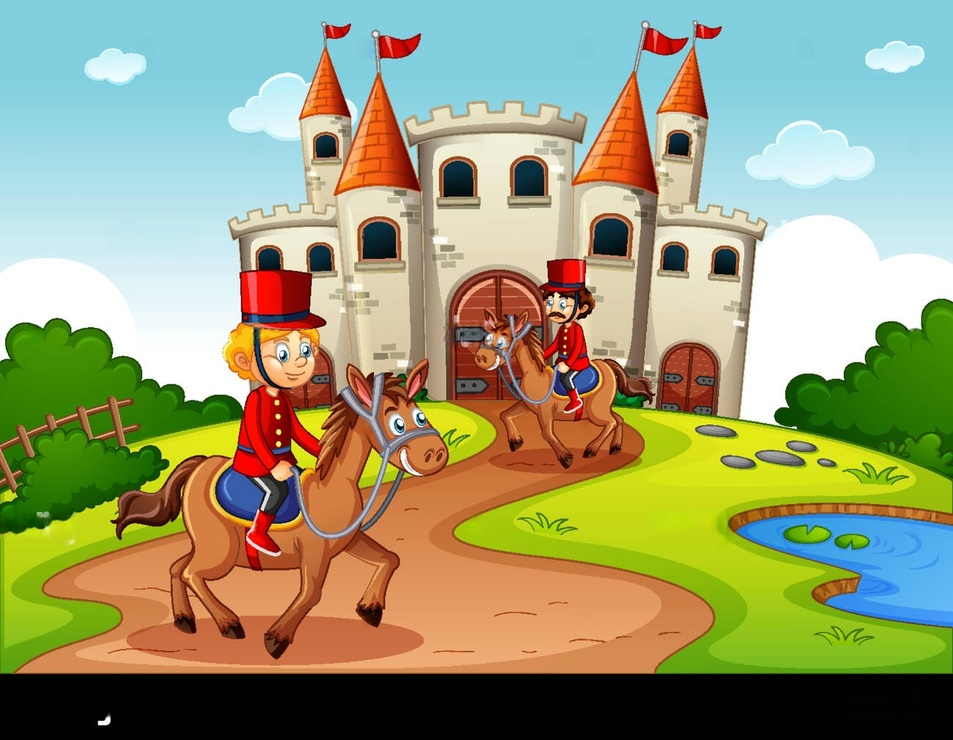
#> input picture test-images-mnz/castle_and_guards.jpeg, 953 x 740 px, shrunk from 1300 x 1009 before the run
$ jupyter execute --allow-errors color_quantization.ipynb
#> lines starting #> are read from the running program, lines starting #| are printed output that depends on the picture; after the words box and inside, x2 and y2 are one past the last pixel; in counts of white or black regions, pixels touching at a corner belong together
# Color Quantization

## Median Cut

[cell 1]
from PIL import Image

def quantize_pil(input_path, n_colors=16, dither=False):
#> called with n_colors = 14, dither = False
    output_path = f'../notebooks/quantized-{n_colors}.jpeg'
    print(output_path)
    img = Image.open(input_path).convert('RGB')
#> img is the input picture: PIL image 953x740 RGB; mean R, G, B 151.5, 154.6, 116.1
    quant = img.quantize(
        colors=n_colors,
        method=Image.MEDIANCUT,
        dither=Image.FLOYDSTEINBERG if dither else Image.NONE
    )
    quant.show()
    quant.convert('RGB').save(output_path)
    return quant

input_path = "../test-images-mnz/castle_and_guards.jpeg"


img = quantize_pil(input_path, n_colors=14, dither=False)

## Facet Reduction

[cell 2]
import cv2


d = 5
sigmacolor = 50
sigmaspace = 50
# load

img = cv2.imread('quantized_images/quantized-16.jpeg')
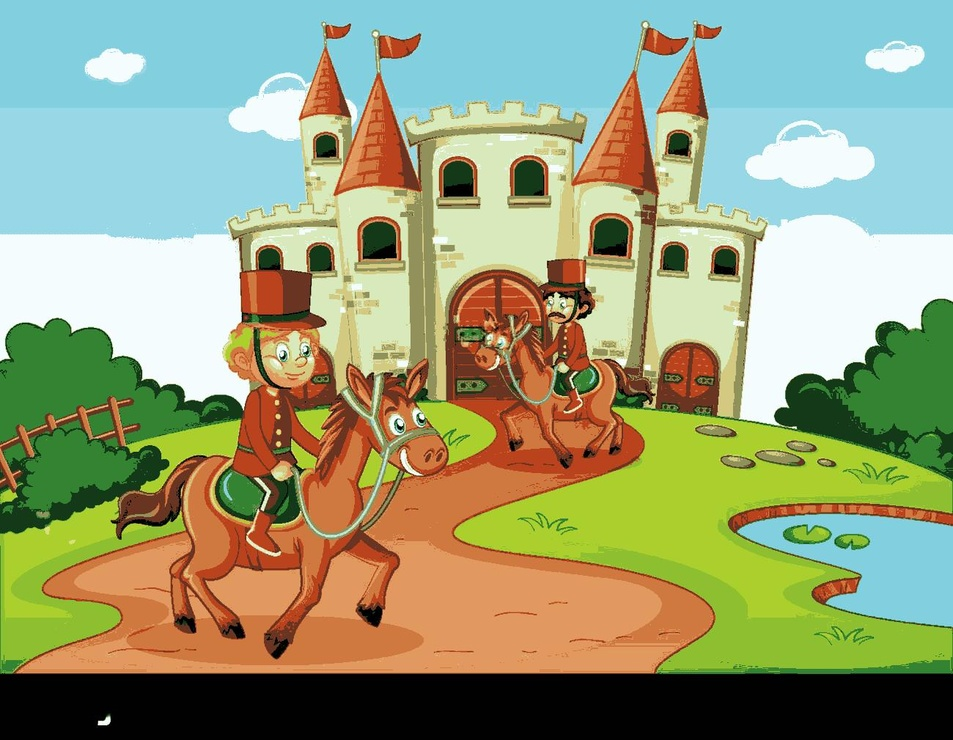
#> input picture notebooks/quantized_images/quantized-16.jpeg, 953 x 740 px, shrunk from 1300 x 1009 before the run
#> img is the input picture: shape (740, 953, 3); mean B, G, R 120.3, 157.3, 149.1

# apply bilateral filter
#   d=9       : diameter of each pixel’s neighbourhood
#   sigmaColor=75, sigmaSpace=75 : how strongly to smooth colours and space
smoothed = cv2.bilateralFilter(img, d=d, sigmaColor=sigmacolor, sigmaSpace=sigmaspace)

# save
cv2.imwrite(f'smoothed_16_d-{d}_color-{sigmacolor}_space-{sigmaspace}.png', smoothed)
#> Out = True

# Contour detection

[cell 3]
import cv2
import matplotlib.pyplot as plt

# Read the image that the user referenced
img_path = "quantized_images/smoothed.png"
img = cv2.imread(img_path)
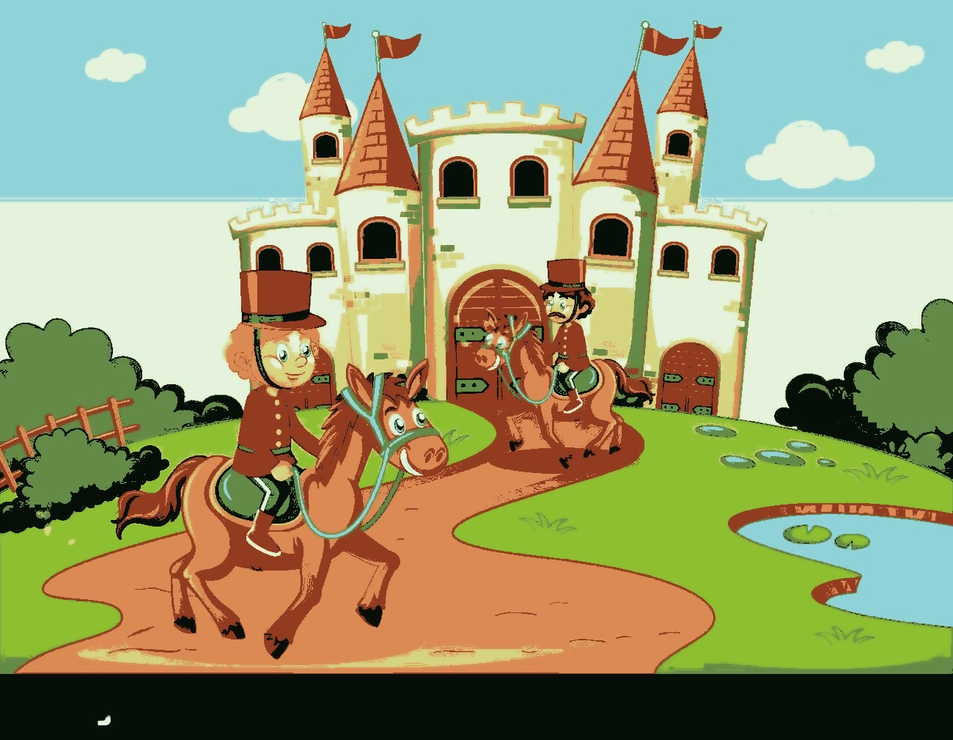
#> input picture notebooks/quantized_images/smoothed.png, 953 x 740 px, shrunk from 1300 x 1009 before the run
#> img is the input picture: shape (740, 953, 3); mean B, G, R 118.2, 157.4, 151.5

# Convert to grayscale – contours are typically detected on single‑channel images
gray = cv2.cvtColor(img, cv2.COLOR_BGR2GRAY)

# A little blurring helps clean up small colour noise before edge detection
blur = cv2.GaussianBlur(gray, (5, 5), 0)

# Detect edges – these mark most colour boundaries in a cartoon‑style frame
edges = cv2.Canny(blur, 50, 150)
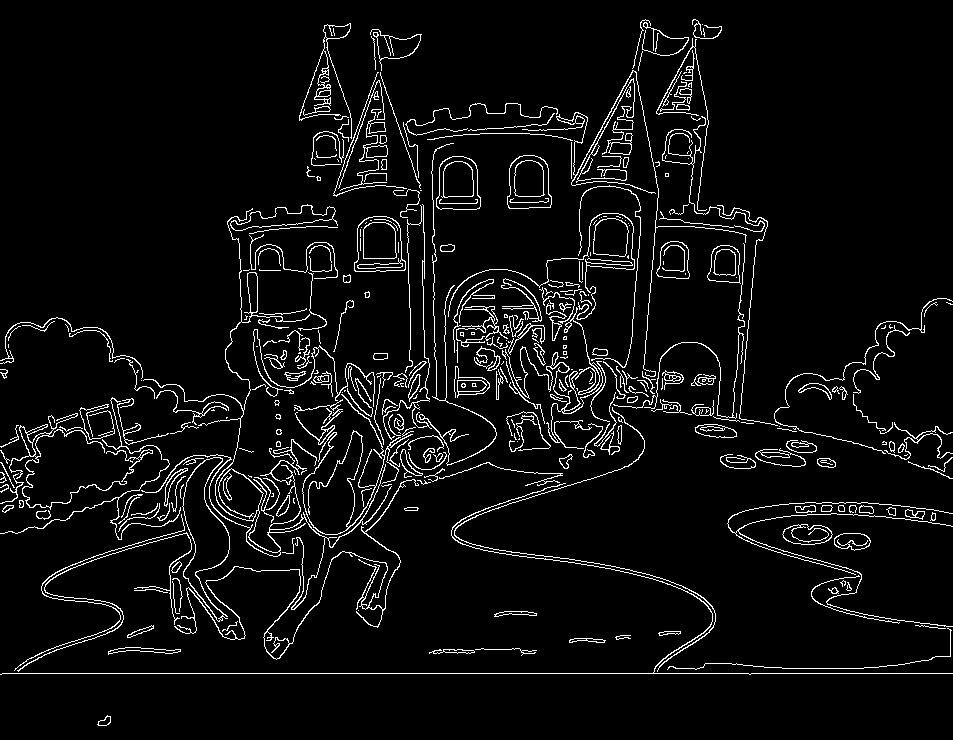
#> edges: shape (740, 953); 5.3% white in thin lines or dots

# Dilate the edges so that the contour extraction gets continuous curves
kernel = cv2.getStructuringElement(cv2.MORPH_RECT, (3, 3))
edges_dil = cv2.dilate(edges, kernel, iterations=1)
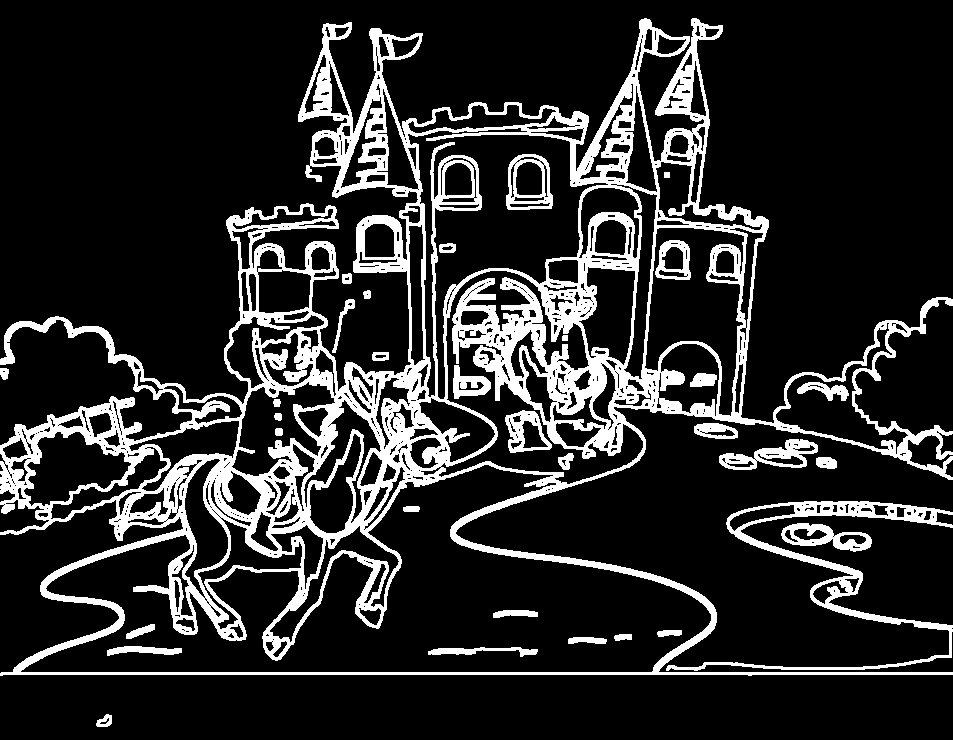
#> edges_dil: shape (740, 953); 16.5% white; 33 white regions

# Extract contours
contours, _ = cv2.findContours(edges_dil, cv2.RETR_EXTERNAL, cv2.CHAIN_APPROX_SIMPLE)
#> contours = 12 contours; largest, box (x1, y1, x2, y2) and area: (0, 18, 953, 676) 293139, (666, 501, 953, 671) 6253, (719, 439, 818, 470) 1578, (781, 523, 872, 552) 1524, (694, 423, 738, 439) 516

# Draw the contours on top of the original
contour_img = img.copy()
cv2.drawContours(contour_img, contours, -1, (0, 0, 0), 2)
#> contour_img: shape (740, 953, 3); 5.3% of pixels changed, all inside (x1, y1, x2, y2) = (0, 17, 953, 728)


# Show the result
plt.figure(figsize=(8, 4))
plt.subplot(1, 2, 1)
plt.title("Original")
plt.imshow(cv2.cvtColor(img, cv2.COLOR_BGR2RGB))
plt.axis('off')

plt.subplot(1, 2, 2)
plt.title("Contours")
plt.imshow(cv2.cvtColor(contour_img, cv2.COLOR_BGR2RGB))
plt.axis('off')

plt.tight_layout()
plt.show()

# Save the result so the user can download it if they wish
output_path = ("contours.png")
cv2.imwrite(output_path, contour_img)
print(f"Saved to {output_path}")

[cell 4]
h, w = img.shape[:2]
#> h = 740; w = 953
#> (the rest of this cell did not finish here and is left out)

[cell 5]
import cv2
import numpy as np
import matplotlib.pyplot as plt

# Load the same demo image (replace with your own path)
img_path = "quantized_images/smoothed.png"
img = cv2.imread(img_path)
if img is None:
    raise IOError(f"Could not read {img_path}")

# --- 1. More gentle pre‑blur (preserve detail) ------------------------------
gray  = cv2.cvtColor(img, cv2.COLOR_BGR2GRAY)
blur  = cv2.GaussianBlur(gray, (3, 3), 0)  # smaller kernel than before #Todo: Was (3, 3) before changes

# --- 2. Lower Canny thresholds for finer edges ------------------------------
edges = cv2.Canny(blur, 35, 90)            # was 50,150
#> edges: shape (740, 953); 6.8% white in thin lines or dots

# --- 3. OPTIONAL: close tiny gaps so contours are continuous ----------------
kernel = cv2.getStructuringElement(cv2.MORPH_RECT, (2, 2))
edges  = cv2.dilate(edges, kernel, iterations=1)
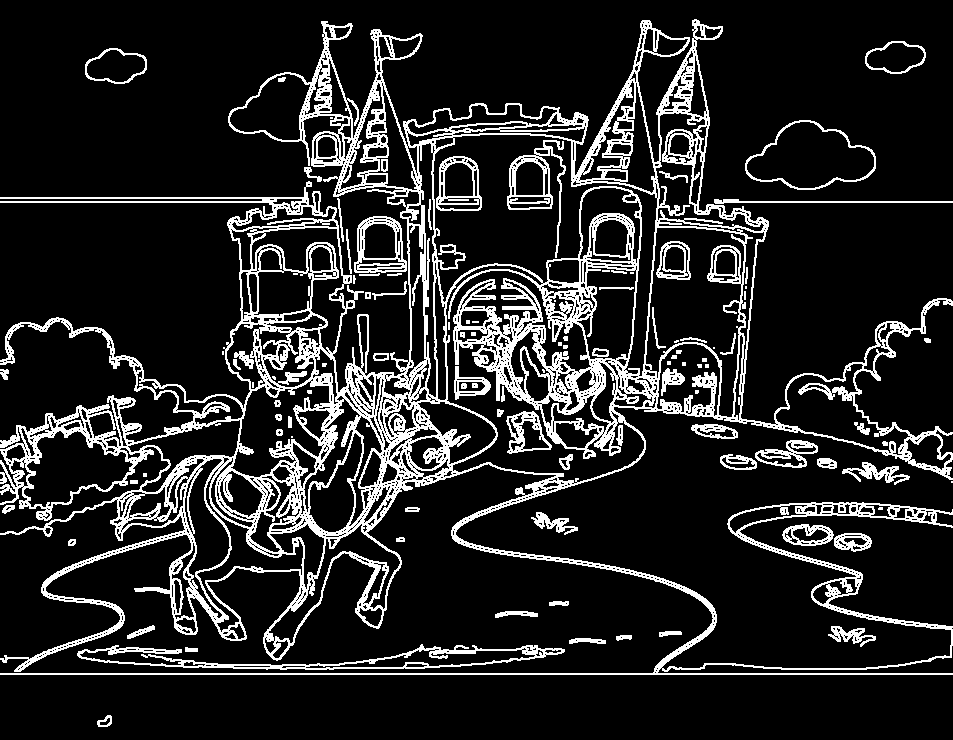
#> edges: shape (740, 953); 14.5% white in thin lines or dots

# --- 4. Find ALL contours, not just outer shell -----------------------------
contours, hierarchy = cv2.findContours(
    edges, cv2.RETR_TREE, cv2.CHAIN_APPROX_SIMPLE
)
#> contours = 2566 contours, 2044 with area under 20; largest, box (x1, y1, x2, y2) and area: (0, 19, 953, 675) 230638, (432, 134, 658, 377) 21526, (445, 264, 645, 484) 14590, (645, 227, 746, 418) 10882, (745, 120, 876, 190) 5957

# --- 5. Draw on clean canvas -------------------------------------------------
h, w = img.shape[:2]
canvas = np.ones((h, w, 3), dtype=np.uint8) * 255
cv2.drawContours(canvas, contours, -1, (0, 0, 0), thickness=1)
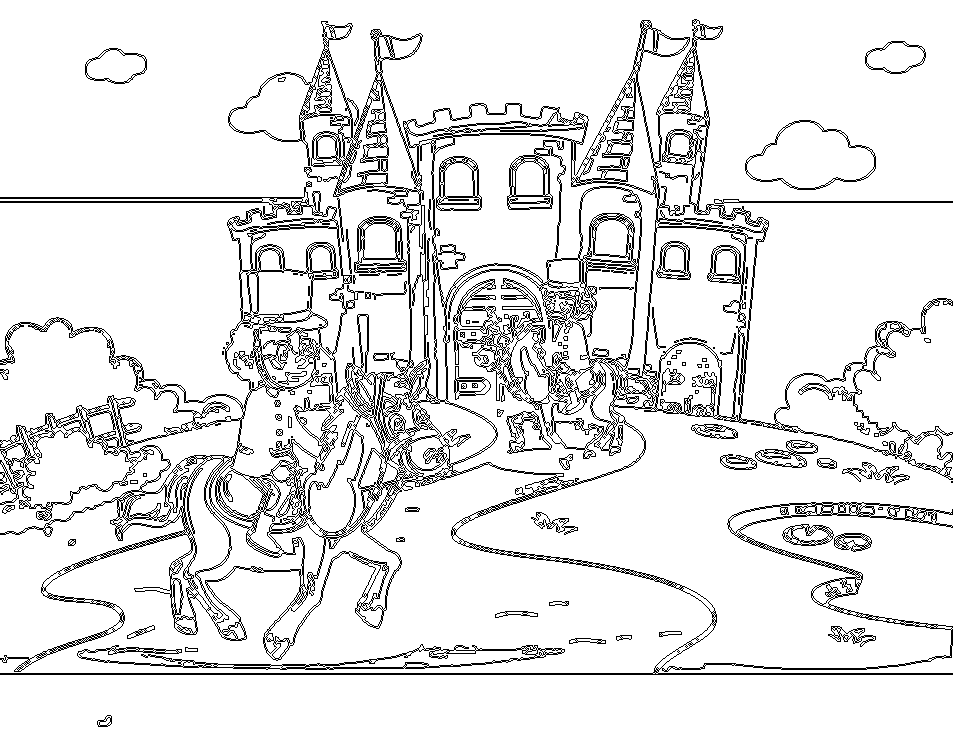
#> canvas: shape (740, 953, 3); 89.6% white; black in thin lines or dots

# Show comparison
plt.figure(figsize=(9, 4))
plt.subplot(1, 3, 1)
plt.title("Edges")
plt.imshow(edges, cmap="gray")
plt.axis("off")

plt.subplot(1, 3, 2)
plt.title("Contours fine")
plt.imshow(cv2.cvtColor(canvas, cv2.COLOR_BGR2RGB))
plt.axis("off")

plt.subplot(1, 3, 3)
plt.title("Original")
plt.imshow(cv2.cvtColor(img, cv2.COLOR_BGR2RGB))
plt.axis("off")
plt.tight_layout()
plt.show()
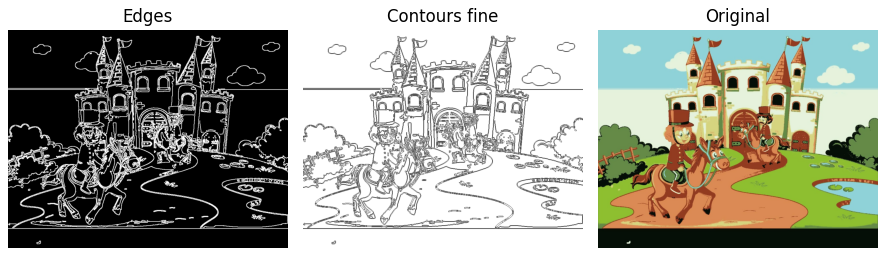
#> figure drawn by matplotlib, 3 panels

# Save output
out_path = "quantized_images/contours_fine_3x3.png"
cv2.imwrite(out_path, canvas)
print(f"Saved fine‑grained contours to {out_path}")
